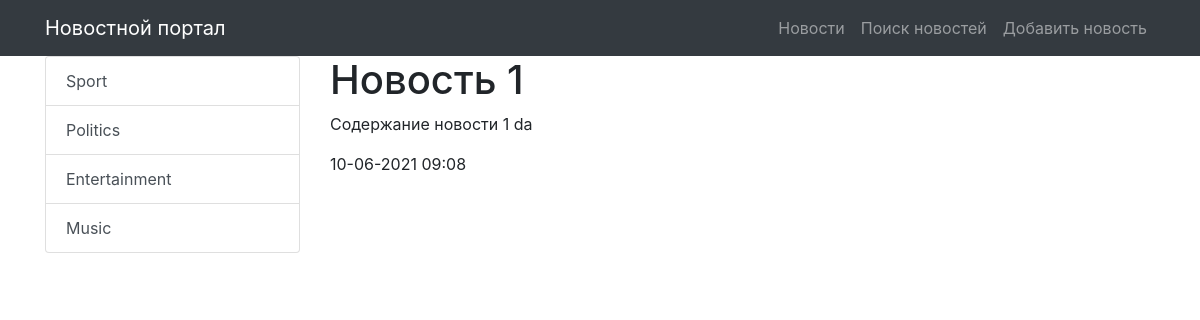
Page /news/8 on the earlier database version.
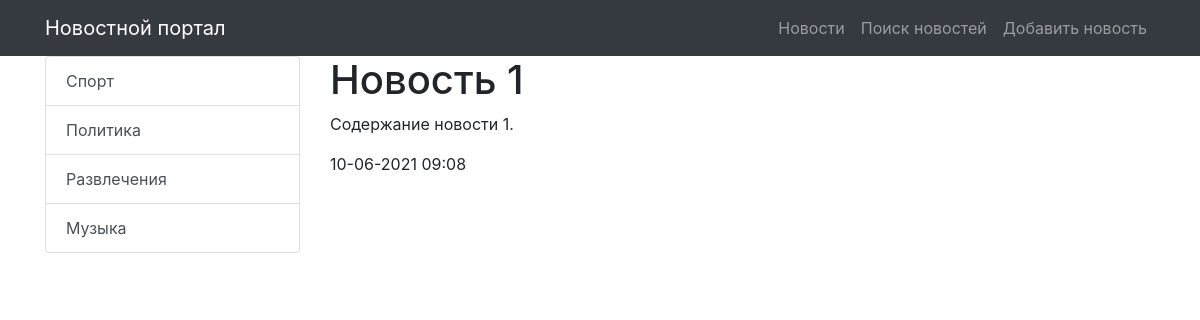
Same page on the later database version.
### news/models.py (models this page shows, shortened)
class Category(models.Model):
    title = models.CharField(max_length=255, unique=True)
    subscribers = models.ForeignKey(User, on_delete=models.CASCADE)
    def get_absolute_url(self):
        return reverse('news_category', kwargs={'category_id': self.pk})

class Post(models.Model):
    author = models.ForeignKey(Author, on_delete=models.CASCADE, verbose_name='Автор')
    category = models.ManyToManyField(Category, through='PostCategory')
    type = models.BooleanField(default=False)  # False - статья, True - новость
    creation_datetime = models.DateTimeField(auto_now_add=True, verbose_name='Дата публикации')
    title = models.CharField(max_length=255, verbose_name='Название')
    text = models.TextField(verbose_name='Содержание')
    rating = models.IntegerField(default=0)

### news/views.py (the view)
# urls.py: path('<int:pk>', NewsDetail.as_view(), name='news_one'),
class NewsDetail(DetailView):
    model = Post
    template_name = 'news_one.html'
    context_object_name = 'news_one'
    def get_context_data(self, **kwargs):
        context = super().get_context_data(**kwargs)
        context['categories'] = Category.objects.all()
        return context

### news/templatetags/custom_filters.py (called while the page is built)
@register.filter(name='censor')
def censor(text, swearing):
    if swearing in text:
        return text.replace(swearing, '***')
    return text

### templates/news_one.html (shortened to what this page needs)
{% extends 'default.html' %}
{% load custom_filters %}
{% block content %}
<h1>{{ news_one.title | censor:'очень_плохое_слово' }}</h1>
<p>{{ news_one.text | censor:'очень_плохое_слово' }}</p>
<p>{{ news_one.creation_datetime | date:'d-m-Y h:i'}}</p>
{% endblock content %}

### templates/default.html (shortened to what this page needs)
{% load static %}
<!DOCTYPE html>
<html lang="en">
<head>
    <link href="{% static 'vendor/bootstrap/css/bootstrap.min.css' %}" rel="stylesheet">
</head>
<body>
<nav class="navbar navbar-expand-lg navbar-dark bg-dark static-top">
    <div class="container">
        <a class="navbar-brand" href="/news/">Новостной портал</a>
        <div class="collapse navbar-collapse" id="navbarResponsive">
            <ul class="navbar-nav ml-auto">
                <li class="nav-item">
                    <a class="nav-link" href="/news/">Новости</a>
                </li>
                <li class="nav-item">
                    <a class="nav-link" href="{% url 'news_search' %}">Поиск новостей</a>
                </li>
                <li class="nav-item">
                    <a class="nav-link" href="{% url 'news_add' %}">Добавить новость</a>
                </li>
            </ul>
        </div>
    </div>
</nav>
<div class="container">
    <div class="row">
        <div class="col-md-3">
            <div class="list-group">
                {% for item in categories %}
                <a href="{{ item.get_absolute_url }}" class="list-group-item list-group-item-action">
                    {{ item.title }}
                </a>
                {% endfor %}
            </div>
        </div>
        <div class="col-md-9">
            {% block content %}
            {% endblock content %}
        </div>
    </div>
</div>
</body>
</html>

Differences in the rows shown:
changed Category: title "Sport" → "Спорт"
changed Category: title "Politics" → "Политика"
changed Category: title "Entertainment" → "Развлечения"
changed Category: title "Music" → "Музыка"
changed Post "Новость 1": text|censor "Содержание новости 1 da" → "Содержание новости 1."
